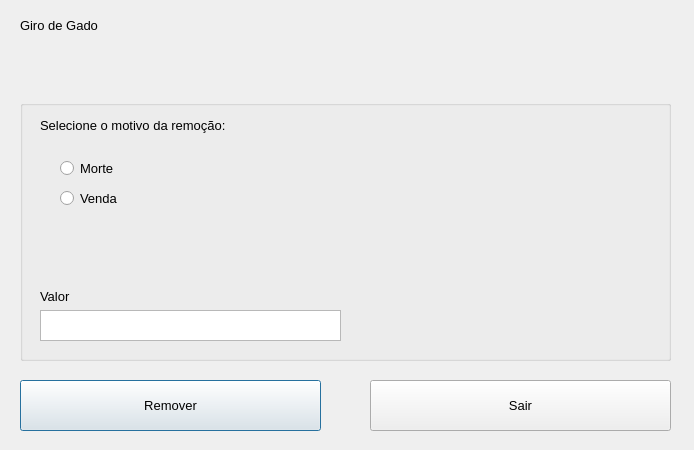
<?xml version="1.0" encoding="UTF-8"?>
<ui version="4.0">
 <class>CattleRemoveScreen</class>
 <widget class="QDialog" name="CattleRemoveScreen">
  <property name="geometry">
   <rect>
    <x>0</x>
    <y>0</y>
    <width>694</width>
    <height>450</height>
   </rect>
  </property>
  <property name="windowTitle">
   <string>Dialog</string>
  </property>
  <widget class="QLabel" name="label">
   <property name="geometry">
    <rect>
     <x>20</x>
     <y>10</y>
     <width>121</width>
     <height>31</height>
    </rect>
   </property>
   <property name="font">
    <font>
     <pointsize>10</pointsize>
    </font>
   </property>
   <property name="text">
    <string>Giro de Gado</string>
   </property>
  </widget>
  <widget class="QGroupBox" name="groupBox">
   <property name="geometry">
    <rect>
     <x>20</x>
     <y>100</y>
     <width>651</width>
     <height>261</height>
    </rect>
   </property>
   <property name="title">
    <string/>
   </property>
   <widget class="QRadioButton" name="radioButton">
    <property name="geometry">
     <rect>
      <x>40</x>
      <y>60</y>
      <width>82</width>
      <height>17</height>
     </rect>
    </property>
    <property name="font">
     <font>
      <pointsize>10</pointsize>
     </font>
    </property>
    <property name="text">
     <string>Morte</string>
    </property>
   </widget>
   <widget class="QRadioButton" name="radioButton_2">
    <property name="geometry">
     <rect>
      <x>40</x>
      <y>90</y>
      <width>82</width>
      <height>17</height>
     </rect>
    </property>
    <property name="font">
     <font>
      <pointsize>10</pointsize>
     </font>
    </property>
    <property name="text">
     <string>Venda</string>
    </property>
   </widget>
   <widget class="QTextEdit" name="textEdit">
    <property name="geometry">
     <rect>
      <x>20</x>
      <y>210</y>
      <width>301</width>
      <height>31</height>
     </rect>
    </property>
   </widget>
   <widget class="QLabel" name="label_2">
    <property name="geometry">
     <rect>
      <x>20</x>
      <y>190</y>
      <width>47</width>
      <height>13</height>
     </rect>
    </property>
    <property name="font">
     <font>
      <pointsize>10</pointsize>
     </font>
    </property>
    <property name="text">
     <string>Valor</string>
    </property>
   </widget>
   <widget class="QLabel" name="label_3">
    <property name="geometry">
     <rect>
      <x>20</x>
      <y>10</y>
      <width>201</width>
      <height>31</height>
     </rect>
    </property>
    <property name="font">
     <font>
      <pointsize>10</pointsize>
     </font>
    </property>
    <property name="text">
     <string>Selecione o motivo da remoção:</string>
    </property>
   </widget>
  </widget>
  <widget class="QPushButton" name="pushButton">
   <property name="geometry">
    <rect>
     <x>20</x>
     <y>380</y>
     <width>301</width>
     <height>51</height>
    </rect>
   </property>
   <property name="font">
    <font>
     <pointsize>10</pointsize>
    </font>
   </property>
   <property name="text">
    <string>Remover</string>
   </property>
  </widget>
  <widget class="QPushButton" name="pushButton_3">
   <property name="geometry">
    <rect>
     <x>370</x>
     <y>380</y>
     <width>301</width>
     <height>51</height>
    </rect>
   </property>
   <property name="font">
    <font>
     <pointsize>10</pointsize>
    </font>
   </property>
   <property name="text">
    <string>Sair</string>
   </property>
  </widget>
 </widget>
 <resources/>
 <connections>
  <connection>
   <sender>radioButton_2</sender>
   <signal>toggled(bool)</signal>
   <receiver>textEdit</receiver>
   <slot>setVisible(bool)</slot>
   <hints>
    <hint type="sourcelabel">
     <x>67</x>
     <y>178</y>
    </hint>
    <hint type="destinationlabel">
     <x>76</x>
     <y>300</y>
    </hint>
   </hints>
  </connection>
  <connection>
   <sender>radioButton_2</sender>
   <signal>toggled(bool)</signal>
   <receiver>label_2</receiver>
   <slot>setVisible(bool)</slot>
   <hints>
    <hint type="sourcelabel">
     <x>104</x>
     <y>179</y>
    </hint>
    <hint type="destinationlabel">
     <x>62</x>
     <y>277</y>
    </hint>
   </hints>
  </connection>
 </connections>
</ui>
